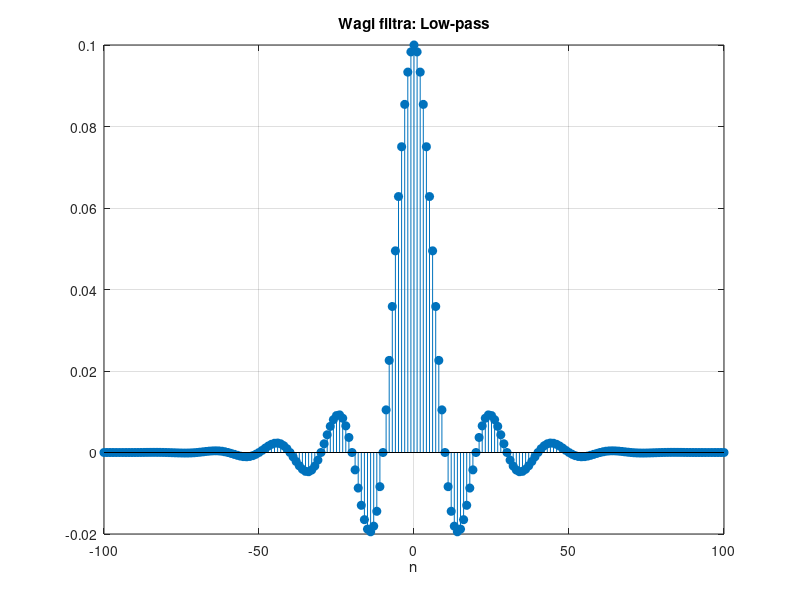
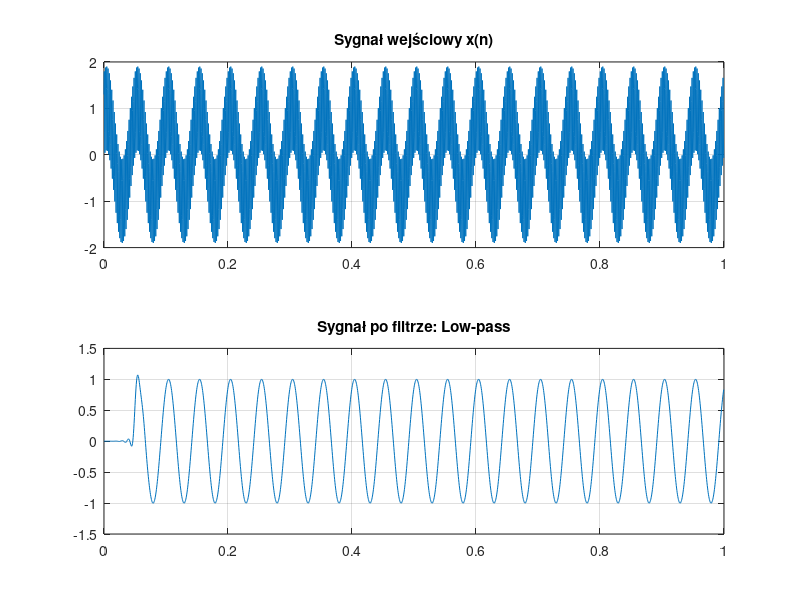
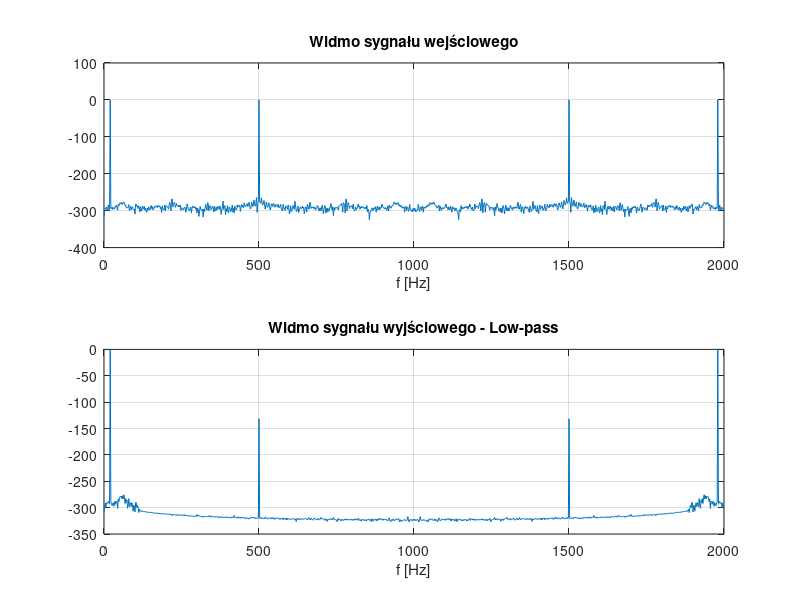
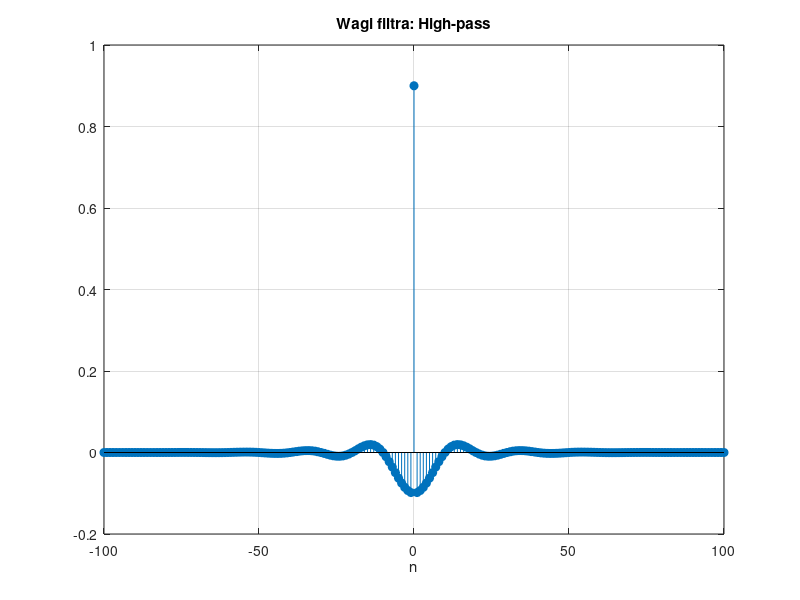

The MATLAB source for these figures, in order:
%% Zastosowanie wag filtra, współczynniki wagowe filtra BS
clear all; close all; clc;

% Parametry
fpr = 2000;         % Częstotliwość próbkowania
f0 = 100;           % Graniczna LP / HP
f1 = 400;           % Pasmo BP/BS dolne
f2 = 600;           % Pasmo BP/BS górne
M = 100;            % Połowa długości filtra
N = 2*M + 1;        % Długość filtra
n = -M:1:M;         % Indeksy filtra
Nx = 2000;          % Liczba próbek sygnału
dt = 1/fpr;         
t = dt*(0:Nx-1);    % Oś czasu

% SYGNAŁ wejściowy: suma dwóch sinusoid
x = sin(2*pi*20*t + pi/3) + sin(2*pi*500*t + pi/7);

% ODPOWIEDZI IMPULSOWE
hALL = zeros(1,N); hALL(M+1)=1;                             % All-pass
hLP  = sin(2*pi*f0/fpr*n)./(pi*n); hLP(M+1)  = 2*f0/fpr;    % Low-pass
hHP  = hALL - hLP;                                          % High-pass
hLP1 = sin(2*pi*f1/fpr*n)./(pi*n); hLP1(M+1) = 2*f1/fpr;    % Low-pass dla f1
hLP2 = sin(2*pi*f2/fpr*n)./(pi*n); hLP2(M+1) = 2*f2/fpr;    % Low-pass dla f2
hBP  = hLP2 - hLP1;                                         % Band-pass
hBS  = hALL - hBP;                                          % Band-stop – przepuszcza wszystko poza [f1,f2]

% FILTRY do testu
filters = {'Low-pass', 'High-pass', 'Band-pass', 'Band-stop'};
hList = {hLP, hHP, hBP, hBS};

for k = 1:4
    % Pobierz odpowiedź impulsową i nałóż okno Czebyszewa (-100 dB)
    b = hList{k} .* chebwin(N, 100)';

    % Wykres wag filtra
    figure;
    stem(n, b, 'filled'); title(['Wagi filtra: ' filters{k}]); xlabel('n'); grid;

    % Filtracja przez splot FIR
    y = zeros(1,Nx);
    bx = zeros(1,N);
    for i = 1:Nx
        bx = [ x(i) bx(1:N-1) ];
        y(i) = sum(bx .* b);
    end

    % SYGNAŁY: Wejście i wyjście
    figure;
    subplot(2,1,1); plot(t, x); title('Sygnał wejściowy x(n)'); grid;
    subplot(2,1,2); plot(t, y); title(['Sygnał po filtrze: ' filters{k}]); grid;

    % WIDMA: FFT drugich połówek
    kf = Nx/2+1:Nx;
    f0_fft = fpr/(Nx/2);
    f = f0_fft * (0:Nx/2-1);
    Y = abs(2*fft(y(kf))/(Nx/2));
    X = abs(2*fft(x(kf))/(Nx/2));

    figure;
    subplot(2,1,1);
    plot(f, 20*log10(X)); title('Widmo sygnału wejściowego'); xlabel('f [Hz]'); grid;
    subplot(2,1,2);
    plot(f, 20*log10(Y)); title(['Widmo sygnału wyjściowego - ' filters{k}]); xlabel('f [Hz]'); grid;
end
